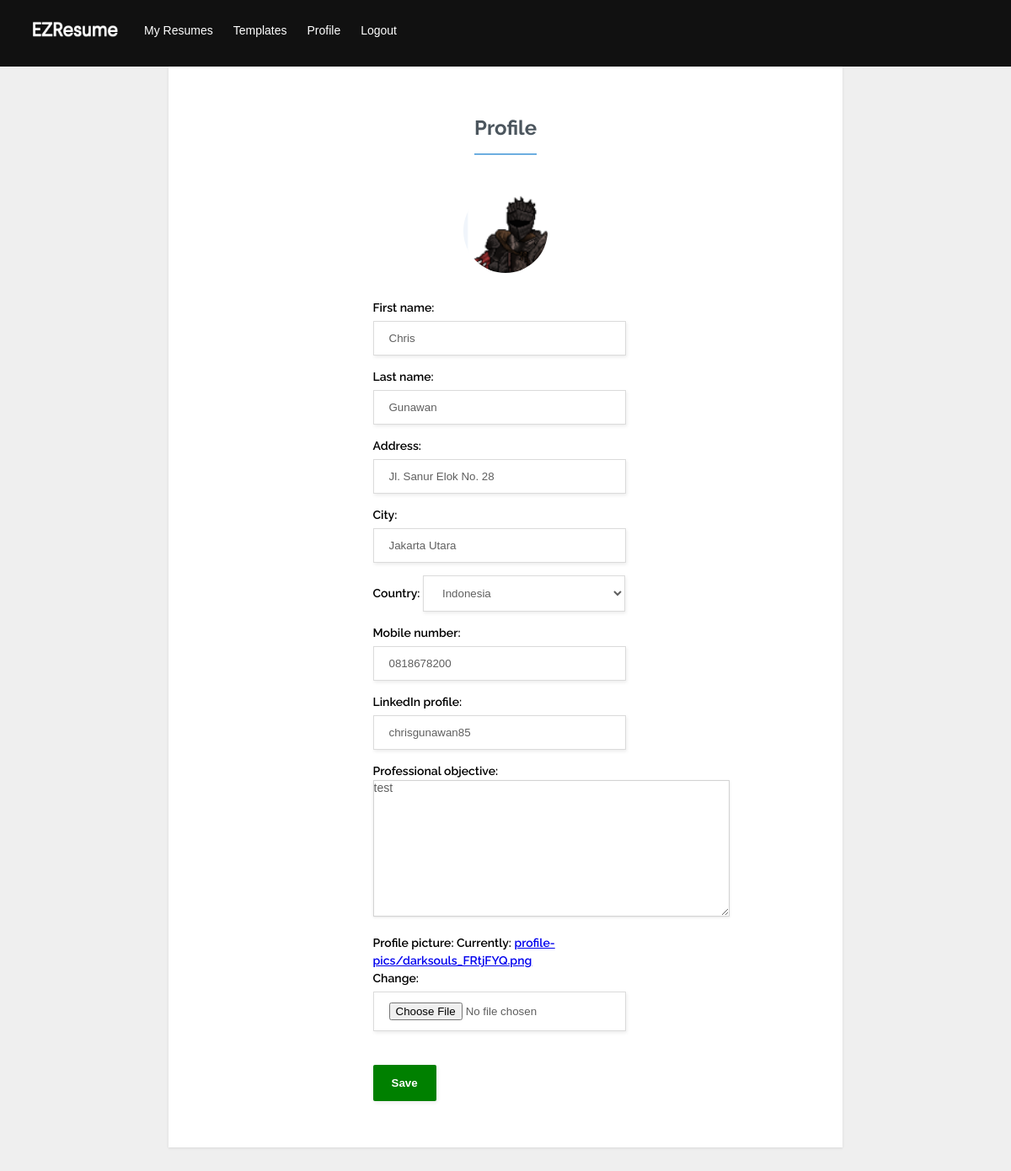
Screenshot of /app/edit-profile/ (signed in) with the database file from the repository.
### users/models.py (models this page shows, shortened)
class User(AbstractUser):
    is_paying_customer = models.BooleanField(default=False)
    created_at = models.DateTimeField(auto_now_add=True, editable=False)
    updated_at = models.DateTimeField(auto_now=True)

class Profile(models.Model):
    user = models.OneToOneField(User, on_delete=models.CASCADE)
    phone_number = models.CharField(max_length=255, blank=True)
    address = models.CharField(max_length=255, blank=True)
    city = models.CharField(max_length=255, blank=True)
    country = CountryField(blank_label='(Select country)')
    linked_in = models.CharField(max_length=255, blank=True)
    objective = models.TextField(blank=True)
    profile_pic = models.ImageField(default="profile-pics/default.jpg/", upload_to="profile-pics")

### resumes/views.py (the view)
# urls.py: path('edit-profile/', views.edit_profile, name='edit-profile'),
@login_required()
def edit_profile(request):
    if request.method == 'POST':
        u_form = CustomUserChangeForm(request.POST, instance=request.user)
        p_form = ProfileUpdateForm(request.POST, request.FILES, instance=request.user.profile)
        if u_form.is_valid() and p_form.is_valid():
            u_form.save()
            p_form.save()
            messages.success(request, 'Your profile has been saved!')
            return HttpResponseRedirect(reverse('resumes:update-profile'))
    else:
        u_form = CustomUserChangeForm(instance=request.user)
        p_form = ProfileUpdateForm(instance=request.user.profile)
    context = {'p_form': p_form,
               'u_form': u_form,
               }
    return render(request, 'resumes/profile.html', context)

### resumes/forms.py
class ProfileUpdateForm(ModelForm):
    class Meta:
        model = Profile
        fields = ['address', 'city', 'country', 'phone_number', 'linked_in', 'objective', 'profile_pic', ]
        widgets = {'objective': Textarea(attrs={'class': 'objective-box', 'cols': 50, 'rows': 10}),
                   'city': TextInput(attrs={'placeholder': 'What city do you live in?'}),
                   }
        labels = {"linked_in": "LinkedIn profile",
                  "phone_number": "Mobile number",
                  "profile_pic": "Profile picture",
                  "objective": "Professional objective",
                  }

### users/forms.py
class CustomUserChangeForm(forms.ModelForm):
    class Meta:
        model = User
        fields = ('first_name', 'last_name', )

### resumes/templates/resumes/profile.html (shortened to what this page needs)
{% extends 'resumes/layout.html' %}
{% load static %}
{% block content %}
<form class="form-labels-on-top" method="POST" enctype="multipart/form-data">
    <div class="form-title-row">
        <h1>Profile</h1>
    </div>
    <div class="image-cropper">
        <img src="{{ user.profile.profile_pic.url }}">
    </div>
    <div class="form-row">
        {{ u_form.as_p }}
        {{ p_form.as_p }}
    </div>
    <div class="form-row">
        <button type="submit">Save</button>
    </div>
</form>
{% endblock %}

### resumes/static/resumes/css/main.css (style rules this page uses)
* { margin: 0; padding: 0; box-sizing: border-box; }
html { background-color: #efefef; }
body { font:14px/1.5 'Raleway', sans-serif; margin:0; }
.form-labels-on-top { box-sizing: border-box; font-weight: 600; max-width: 800px; margin: 0 auto; padding: 55px; background-color: #ffffff; box-shadow: 0 1px 3px 0 rgba(0, 0, 0, 0.1); text-align: center; }
.form-labels-on-top .form-row { text-align: left; max-width: 315px; margin: 25px auto 0; }
.form-labels-on-top .form-title-row { margin: 0 auto 40px; }
.form-labels-on-top h1 { display: inline-block; box-sizing: border-box; color: #4C565E; font-size: 24px; padding: 0 0 12px 0; margin: 0; border-bottom: 2px solid #6CAEE0; }
.form-labels-on-top input { color: #5f5f5f; box-sizing: border-box; width: 300px; box-shadow: 1px 2px 4px 0 rgba(0, 0, 0, 0.08); padding: 12px 18px; border: 1px solid #dbdbdb; margin-top: 5px; }
.form-labels-on-top select { background-color: #ffffff; color: #5f5f5f; box-sizing: border-box; width: 240px; box-shadow: 1px 2px 4px 0 rgba(0, 0, 0, 0.08); padding: 12px 18px; border: 1px solid #dbdbdb; }
.form-labels-on-top button { border-radius: 2px; background-color: green; color: #ffffff; font-weight: bold; box-shadow: 1px 2px 4px 0 rgba(0, 0, 0, 0.08); padding: 14px 22px; border: 0; margin-top: 15px; }
.form-row p { margin-bottom: 15px; }
.image-cropper { width: 100px; height: 100px; position: relative; overflow: hidden; border-radius: 50%; display: inline-block; }
.image-cropper img { display: inline; margin: 0 auto; height: 100%; width: auto; }
.objective-box { font-family: "Raleway-Regular", sans-serif; font-size: 14px; color: #5f5f5f; border: 1px solid lightgray; box-shadow: 0 1px 3px 0 rgba(0, 0, 0, 0.1); }

### rows the page displays
User: profile.profile_pic (picture), first_name "Chris", last_name "Gunawan"
Profile: address "Jl. Sanur Elok No. 28", city "Jakarta Utara", country "Indonesia", phone_number "0818678200", linked_in "chrisgunawan85", objective "test"
